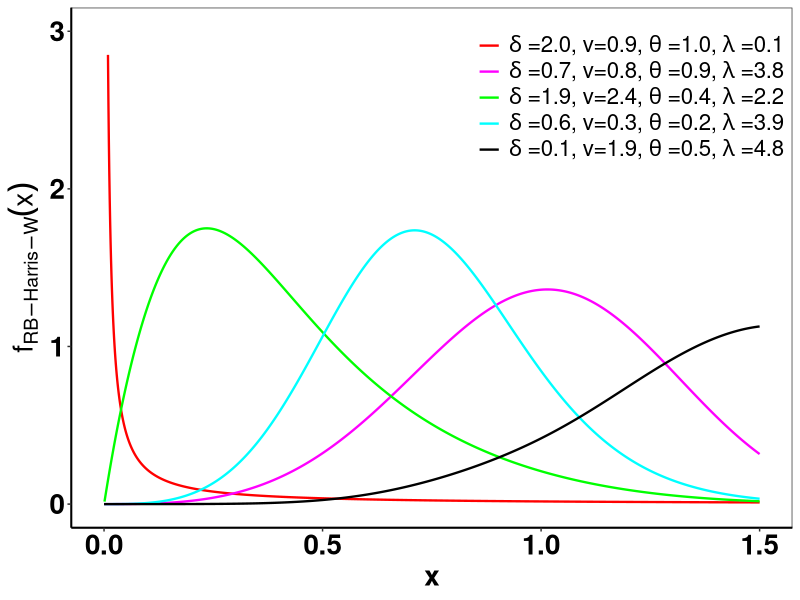
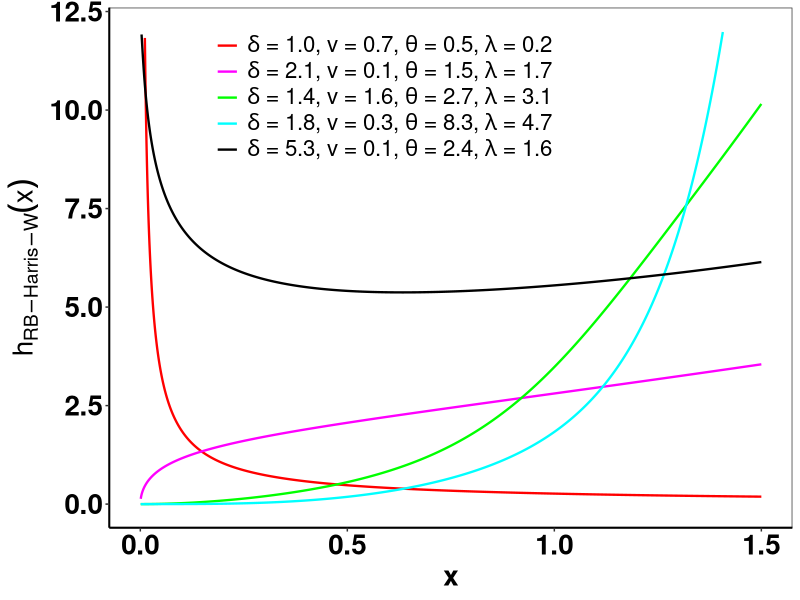

These charts were generated, in order, by the following R code: (Note: this script raises an error after producing the figures.)
library(tidyverse)
######### pdfs B-Harris-Weibull ###########
f1=function(x,delta,v,theta,lambda){
  y=((1/gamma(delta))*(( -log(1-((theta*(exp(-x^lambda))^v)/(1-(1-theta)*(exp(-x^lambda))^v))^(1/v)))^(delta-1))*((theta^(1/v))*lambda*(x^(lambda-1))*exp(-x^lambda))/((1-(1-theta)*(exp(-x^lambda))^v)^(1+(1/v)))
  )
  return(y)
}

x_sim=seq(0,1.5,by=0.001)

densities = data.frame(x=x_sim,
                 y1=f1(x_sim,2.0,0.9,1.0,.1),
                 y2=f1(x_sim,0.7,0.8,0.9,3.8),
                 y3=f1(x_sim,1.9,2.4,0.4,2.2),
                 y4=f1(x_sim,0.6,0.3,0.2,3.9),
                 y5=f1(x_sim,0.1,1.9,0.5,4.8)) %>%
pivot_longer(cols = -x,names_to = "Densities", values_to = "y")



densities %>%
  ggplot(aes(x=x,y=y,colour=Densities)) +
  geom_line(lwd=0.8) +
  scale_colour_manual("",
                      values = c("red", "magenta", "green","cyan","black","blue"),
                      labels = c(expression(delta ~ "=2.0, v=0.9,"~ theta ~"=1.0," ~lambda~ "=0.1"),
                                 expression(delta ~ "=0.7, v=0.8,"~ theta ~"=0.9," ~lambda~ "=3.8"),
                                 expression(delta ~ "=1.9, v=2.4,"~ theta ~"=0.4," ~lambda~ "=2.2"),
                                 expression(delta ~ "=0.6, v=0.3,"~ theta ~"=0.2," ~lambda~ "=3.9"),
                                 expression(delta ~ "=0.1, v=1.9,"~ theta ~"=0.5," ~lambda~ "=4.8")))+
  scale_linetype_manual("",
                        values = c(1:5),
                        labels = c(expression(delta ~ "=2.0, v=0.9,"~ theta ~"=1.0," ~lambda~ "=0.1"),
                                   expression(delta ~ "=0.7, v=0.8,"~ theta ~"=0.9," ~lambda~ "=3.8"),
                                   expression(delta ~ "=1.9, v=2.4,"~ theta ~"=0.4," ~lambda~ "=2.2"),
                                   expression(delta ~ "=0.6, v=0.3,"~ theta ~"=0.2," ~lambda~ "=3.9"),
                                   expression(delta ~ "=0.1, v=1.9,"~ theta ~"=0.5," ~lambda~ "=4.8"))) +
  ylim(0,3)+
  theme_bw()+
  theme(axis.text = element_text(face="bold",size = 20,color="black"), #axis font
        axis.title = element_text(size=20,face="bold"),
        # legend.text = element_text(face="bold",size = 10), #uncomment if you want to bold
        legend.text = element_text(size = 16),  #legend font
        #legend.title = element_text(face="bold",size = 15),
        legend.position = c(0.99,1), #position of the legend
        legend.justification = c("right", "top"), # location of the legend within the specified location
        legend.box.just = "right",
        legend.margin = margin(1, 1, 1, 1), #change this will change the layout of the legend in the box created
        legend.spacing.x = unit(1.0, 'cm'),
        axis.line.x.bottom = element_line(color = "black",size = 0.7), #control axis and its color
        axis.line.y.left = element_line(color = "black", size = 0.7), #control axis
        panel.grid.major = element_blank(), panel.grid.minor = element_blank(),
        panel.background = element_blank(), axis.line = element_line(colour = "black"), #remove all grids, delete if you want grid mesh on
        legend.background = element_rect(fill = "transparent")) + #make transparent background in legend
  labs(y=bquote(f[RB-Harris-W](x))) -> gg1
print(gg1)

#ggsave("pdfs_w.eps", gg1, width=18, height=17, units="cm", dpi=1080) #save with a specific dimension and resolution







######### hrfs B-Harris-Weibull ###########
hrf=function(x,delta,v,theta,lambda){
  y=((1/gamma(delta))*(( -log(1-((theta*(exp(-x^lambda))^v)/(1-(1-theta)*(exp(-x^lambda))^v))^(1/v)))^(delta-1))*((theta^(1/v))*lambda*(x^(lambda-1))*exp(-x^lambda))/((1-(1-theta)*(exp(-x^lambda))^v)^(1+(1/v)))
  )/(pgamma(-log(1-((theta*(exp(-x^lambda))^v)/(1-(1-theta)*(exp(-x^lambda))^v))^(1/v)), delta)
  )
  return(y)
}

x_sim=seq(0,1.5,by=0.001)
hratios = data.frame(x=x_sim,
                     y1=hrf(x_sim,1.0,0.7,0.5,0.2),      
                     y2=hrf(x_sim,2.1,0.1,1.5,1.7),     
                     y3=hrf(x_sim,1.4,1.6,2.7,3.1),     
                     y4=hrf(x_sim,1.8,0.3,8.3,4.7),     
                     y5=hrf(x_sim,5.3,0.1,2.4,1.6)) %>%    
  pivot_longer(cols = -x,names_to = "Hratios", values_to = "y")


hratios %>%
  ggplot(aes(x=x,y=y,colour=Hratios)) +
  geom_line(lwd=0.8) +
  scale_colour_manual("",
                      values = c("red", "magenta", "green","cyan","black","blue"),
                      labels =  c(expression(delta~ "= 1.0, v = 0.7," ~theta~ "= 0.5," ~lambda~ "= 0.2"),
                                  expression(delta~ "= 2.1, v = 0.1," ~theta~ "= 1.5," ~lambda~ "= 1.7"),
                                  expression(delta~ "= 1.4, v = 1.6," ~theta~ "= 2.7," ~lambda~ "= 3.1"),
                                  expression(delta~ "= 1.8, v = 0.3," ~theta~ "= 8.3," ~lambda~ "= 4.7"),
                                  expression(delta~ "= 5.3, v = 0.1," ~theta~ "= 2.4," ~lambda~ "= 1.6")))+
  scale_linetype_manual("",
                        values = c(1:5),
                        labels =  c(expression(delta~ "= 1.0, v = 0.7," ~theta~ "= 0.5," ~lambda~ "= 0.2"),
                                    expression(delta~ "= 2.1, v = 0.1," ~theta~ "= 1.5," ~lambda~ "= 1.7"),
                                    expression(delta~ "= 1.4, v = 1.6," ~theta~ "= 2.7," ~lambda~ "= 3.1"),
                                    expression(delta~ "= 1.8, v = 0.3," ~theta~ "= 8.3," ~lambda~ "= 4.7"),
                                    expression(delta~ "= 5.3, v = 0.1," ~theta~ "= 2.4," ~lambda~ "= 1.6")))+
  ylim(0,12)+
  theme_bw()+
  theme(axis.text = element_text(face="bold",size = 20,color="black"), #axis font
        axis.title = element_text(size=20,face="bold"),
        # legend.text = element_text(face="bold",size = 10), #uncomment if you want to bold
        legend.text = element_text(size = 16),  #legend font
        #legend.title = element_text(face="bold",size = 15),
        legend.position = c(0.65,1), #position of the legend
        legend.justification = c("right", "top"), # location of the legend within the specified location
        legend.box.just = "right",
        legend.margin = margin(1, 1, 1, 1), #change this will change the layout of the legend in the box created
        legend.spacing.x = unit(1.0, 'cm'),
        axis.line.x.bottom = element_line(color = "black",size = 0.7), #control axis and its color
        axis.line.y.left = element_line(color = "black", size = 0.7), #control axis
        panel.grid.major = element_blank(), panel.grid.minor = element_blank(),
        panel.background = element_blank(), axis.line = element_line(colour = "black"), #remove all grids, delete if you want grid mesh on
        legend.background = element_rect(fill = "transparent")) + #make transparent background in legend
  labs(y=bquote(h[RB-Harris-W](x))) -> gg2
print(gg2)

ggsave("hrf_RBHW.eps", gg, width=18, height=18, units="cm", dpi=1080) #save with a specific dimension and resolution


library(ggpubr)
gg= ggarrange(gg1,gg2,
              ncol = 1,
          labels = "AUTO"
            )
print(gg)
#ggsave("pdfhrf_Weibull.eps", gg, width=15, height=25, units="cm", dpi=1080) #save with a specific dimension and resolution

